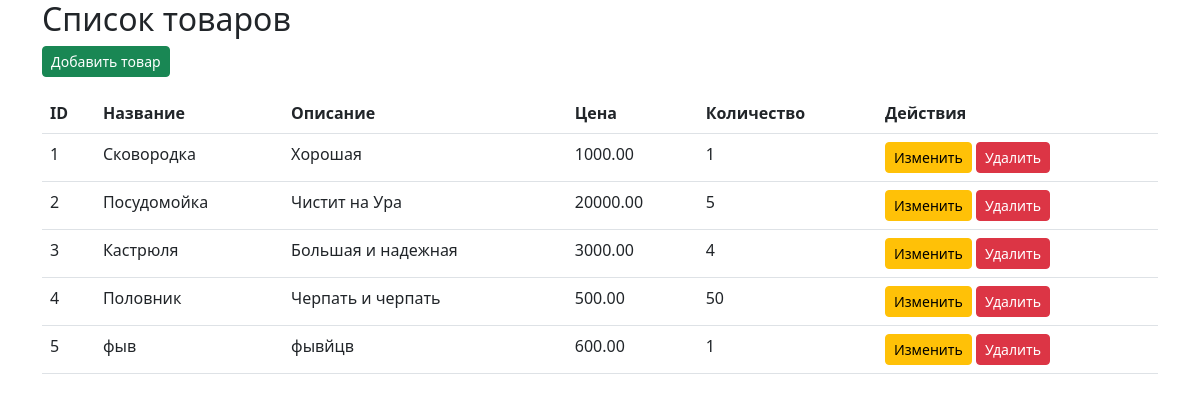
Screenshot of /products/ with the database file from the repository.
### myapp/models.py (models this page shows, shortened)
class Product(models.Model):
    name = models.CharField(max_length=255)
    description = models.TextField(blank=True)
    price = models.DecimalField(max_digits=10, decimal_places=2)
    quantity = models.PositiveIntegerField(validators=[MinValueValidator(1)])
    date_added = models.DateTimeField(default=timezone.now)
    image = models.ImageField(upload_to='products/', blank=True, null=True)

### myapp/views.py (the view)
# urls.py: path('products/', views.list_products, name='list_products'),
def list_products(request):
    products = Product.objects.all()
    return render(request, 'myapp/list_products.html', {'products': products})

### myapp/templates/myapp/list_products.html
{% extends 'myapp/base.html' %}
{% block content %}
<h2>Список товаров</h2>
<a href="{% url 'create_product' %}" class="btn btn-success btn-sm mb-3">Добавить товар</a>
<table class="table">
    <thead>
        <tr>
            <th>ID</th>
            <th>Название</th>
            <th>Описание</th>
            <th>Цена</th>
            <th>Количество</th>
            <th>Действия</th>
        </tr>
    </thead>
    <tbody>
        {% for product in products %}
        <tr>
            <td>{{ product.id }}</td>
            <td>{{ product.name }}</td>
            <td>{{ product.description }}</td>
            <td>{{ product.price }}</td>
            <td>{{ product.quantity }}</td>
            <td>
                <a href="{% url 'update_product' product.id %}" class="btn btn-warning btn-sm">Изменить</a>
                <a href="{% url 'delete_product' product.id %}" class="btn btn-danger btn-sm">Удалить</a>
            </td>
        </tr>
        {% endfor %}
    </tbody>
</table>
{% endblock %}

### rows the page displays
Product: id "1", name "Сковородка", description "Хорошая", price "1000.00", quantity "1"
Product: id "2", name "Посудомойка", description "Чистит на Ура", price "20000.00", quantity "5"
Product: id "3", name "Кастрюля", description "Большая и надежная", price "3000.00", quantity "4"
Product: id "4", name "Половник", description "Черпать и черпать", price "500.00", quantity "50"
Product: id "5", name "фыв", description "фывйцв", price "600.00", quantity "1"
